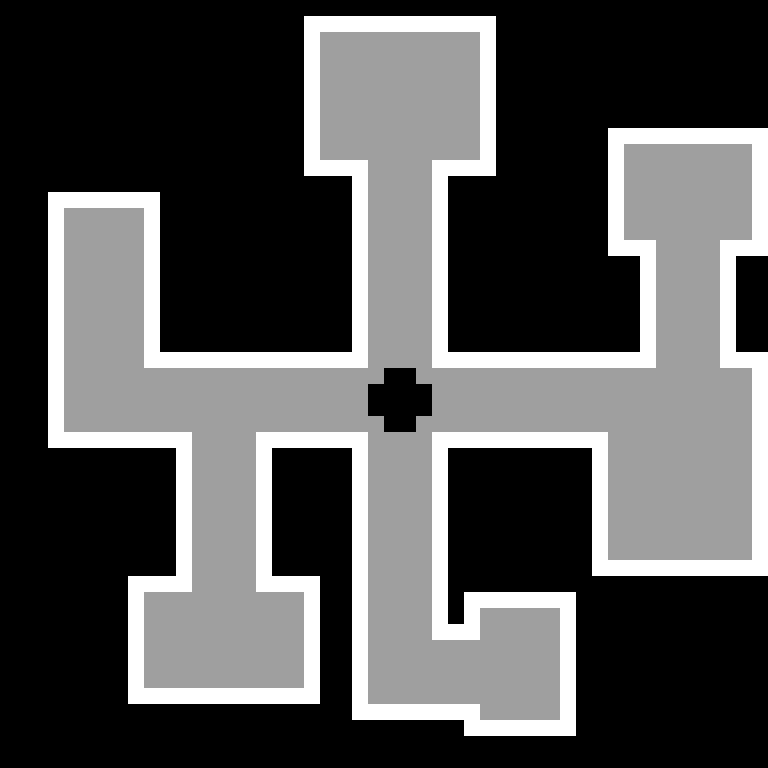

The image is a tile-based game level rendered from a .tmx file. Its description and complete source (layers, tilesets, objects, tile grids) follow:
An orthogonal 48x48 tile map with 16x16 px tiles, 1 tile layer (Ship) and 9 objects (Stargaze, Sleep, Message, Library, Research, ...).

<map version="1.8" tiledversion="1.8.4" orientation="orthogonal" renderorder="right-down" width="48" height="48" tilewidth="16" tileheight="16" infinite="0" nextlayerid="5" nextobjectid="10">
 <editorsettings>
  <export target="Node2Map.json" format="json" />
 </editorsettings>
 <tileset firstgid="1" name="tilesheet" tilewidth="16" tileheight="16" tilecount="4" columns="2">
  <image source="tilesheet.png" width="32" height="32" />
 </tileset>
 <layer id="1" name="Ship" width="48" height="48">
  <data encoding="csv">
0,0,0,0,0,0,0,0,0,0,0,0,0,0,0,0,0,0,0,0,0,0,0,0,0,0,0,0,0,0,0,0,0,0,0,0,0,0,0,0,0,0,0,0,0,0,0,0,
0,0,0,0,0,0,0,0,0,0,0,0,0,0,0,0,0,0,0,1,1,1,1,1,1,1,1,1,1,1,1,0,0,0,0,0,0,0,0,0,0,0,0,0,0,0,0,0,
0,0,0,0,0,0,0,0,0,0,0,0,0,0,0,0,0,0,0,1,2,2,2,2,2,2,2,2,2,2,1,0,0,0,0,0,0,0,0,0,0,0,0,0,0,0,0,0,
0,0,0,0,0,0,0,0,0,0,0,0,0,0,0,0,0,0,0,1,2,2,2,2,2,2,2,2,2,2,1,0,0,0,0,0,0,0,0,0,0,0,0,0,0,0,0,0,
0,0,0,0,0,0,0,0,0,0,0,0,0,0,0,0,0,0,0,1,2,2,2,2,2,2,2,2,2,2,1,0,0,0,0,0,0,0,0,0,0,0,0,0,0,0,0,0,
0,0,0,0,0,0,0,0,0,0,0,0,0,0,0,0,0,0,0,1,2,2,2,2,2,2,2,2,2,2,1,0,0,0,0,0,0,0,0,0,0,0,0,0,0,0,0,0,
0,0,0,0,0,0,0,0,0,0,0,0,0,0,0,0,0,0,0,1,2,2,2,2,2,2,2,2,2,2,1,0,0,0,0,0,0,0,0,0,0,0,0,0,0,0,0,0,
0,0,0,0,0,0,0,0,0,0,0,0,0,0,0,0,0,0,0,1,2,2,2,2,2,2,2,2,2,2,1,0,0,0,0,0,0,0,0,0,0,0,0,0,0,0,0,0,
0,0,0,0,0,0,0,0,0,0,0,0,0,0,0,0,0,0,0,1,2,2,2,2,2,2,2,2,2,2,1,0,0,0,0,0,0,0,1,1,1,1,1,1,1,1,1,1,
0,0,0,0,0,0,0,0,0,0,0,0,0,0,0,0,0,0,0,1,2,2,2,2,2,2,2,2,2,2,1,0,0,0,0,0,0,0,1,2,2,2,2,2,2,2,2,1,
0,0,0,0,0,0,0,0,0,0,0,0,0,0,0,0,0,0,0,1,1,1,1,2,2,2,2,1,1,1,1,0,0,0,0,0,0,0,1,2,2,2,2,2,2,2,2,1,
0,0,0,0,0,0,0,0,0,0,0,0,0,0,0,0,0,0,0,0,0,0,1,2,2,2,2,1,0,0,0,0,0,0,0,0,0,0,1,2,2,2,2,2,2,2,2,1,
0,0,0,1,1,1,1,1,1,1,0,0,0,0,0,0,0,0,0,0,0,0,1,2,2,2,2,1,0,0,0,0,0,0,0,0,0,0,1,2,2,2,2,2,2,2,2,1,
0,0,0,1,2,2,2,2,2,1,0,0,0,0,0,0,0,0,0,0,0,0,1,2,2,2,2,1,0,0,0,0,0,0,0,0,0,0,1,2,2,2,2,2,2,2,2,1,
0,0,0,1,2,2,2,2,2,1,0,0,0,0,0,0,0,0,0,0,0,0,1,2,2,2,2,1,0,0,0,0,0,0,0,0,0,0,1,2,2,2,2,2,2,2,2,1,
0,0,0,1,2,2,2,2,2,1,0,0,0,0,0,0,0,0,0,0,0,0,1,2,2,2,2,1,0,0,0,0,0,0,0,0,0,0,1,1,1,2,2,2,2,1,1,1,
0,0,0,1,2,2,2,2,2,1,0,0,0,0,0,0,0,0,0,0,0,0,1,2,2,2,2,1,0,0,0,0,0,0,0,0,0,0,0,0,1,2,2,2,2,1,0,0,
0,0,0,1,2,2,2,2,2,1,0,0,0,0,0,0,0,0,0,0,0,0,1,2,2,2,2,1,0,0,0,0,0,0,0,0,0,0,0,0,1,2,2,2,2,1,0,0,
0,0,0,1,2,2,2,2,2,1,0,0,0,0,0,0,0,0,0,0,0,0,1,2,2,2,2,1,0,0,0,0,0,0,0,0,0,0,0,0,1,2,2,2,2,1,0,0,
0,0,0,1,2,2,2,2,2,1,0,0,0,0,0,0,0,0,0,0,0,0,1,2,2,2,2,1,0,0,0,0,0,0,0,0,0,0,0,0,1,2,2,2,2,1,0,0,
0,0,0,1,2,2,2,2,2,1,0,0,0,0,0,0,0,0,0,0,0,0,1,2,2,2,2,1,0,0,0,0,0,0,0,0,0,0,0,0,1,2,2,2,2,1,0,0,
0,0,0,1,2,2,2,2,2,1,0,0,0,0,0,0,0,0,0,0,0,0,1,2,2,2,2,1,0,0,0,0,0,0,0,0,0,0,0,0,1,2,2,2,2,1,0,0,
0,0,0,1,2,2,2,2,2,1,1,1,1,1,1,1,1,1,1,1,1,1,1,2,2,2,2,1,1,1,1,1,1,1,1,1,1,1,1,1,1,2,2,2,2,1,1,1,
0,0,0,1,2,2,2,2,2,2,2,2,2,2,2,2,2,2,2,2,2,2,2,2,0,0,2,2,2,2,2,2,2,2,2,2,2,2,2,2,2,2,2,2,2,2,2,1,
0,0,0,1,2,2,2,2,2,2,2,2,2,2,2,2,2,2,2,2,2,2,2,0,0,0,0,2,2,2,2,2,2,2,2,2,2,2,2,2,2,2,2,2,2,2,2,1,
0,0,0,1,2,2,2,2,2,2,2,2,2,2,2,2,2,2,2,2,2,2,2,0,0,0,0,2,2,2,2,2,2,2,2,2,2,2,2,2,2,2,2,2,2,2,2,1,
0,0,0,1,2,2,2,2,2,2,2,2,2,2,2,2,2,2,2,2,2,2,2,2,0,0,2,2,2,2,2,2,2,2,2,2,2,2,2,2,2,2,2,2,2,2,2,1,
0,0,0,1,1,1,1,1,1,1,1,1,2,2,2,2,1,1,1,1,1,1,1,2,2,2,2,1,1,1,1,1,1,1,1,1,1,1,2,2,2,2,2,2,2,2,2,1,
0,0,0,0,0,0,0,0,0,0,0,1,2,2,2,2,1,0,0,0,0,0,1,2,2,2,2,1,0,0,0,0,0,0,0,0,0,1,2,2,2,2,2,2,2,2,2,1,
0,0,0,0,0,0,0,0,0,0,0,1,2,2,2,2,1,0,0,0,0,0,1,2,2,2,2,1,0,0,0,0,0,0,0,0,0,1,2,2,2,2,2,2,2,2,2,1,
0,0,0,0,0,0,0,0,0,0,0,1,2,2,2,2,1,0,0,0,0,0,1,2,2,2,2,1,0,0,0,0,0,0,0,0,0,1,2,2,2,2,2,2,2,2,2,1,
0,0,0,0,0,0,0,0,0,0,0,1,2,2,2,2,1,0,0,0,0,0,1,2,2,2,2,1,0,0,0,0,0,0,0,0,0,1,2,2,2,2,2,2,2,2,2,1,
0,0,0,0,0,0,0,0,0,0,0,1,2,2,2,2,1,0,0,0,0,0,1,2,2,2,2,1,0,0,0,0,0,0,0,0,0,1,2,2,2,2,2,2,2,2,2,1,
0,0,0,0,0,0,0,0,0,0,0,1,2,2,2,2,1,0,0,0,0,0,1,2,2,2,2,1,0,0,0,0,0,0,0,0,0,1,2,2,2,2,2,2,2,2,2,1,
0,0,0,0,0,0,0,0,0,0,0,1,2,2,2,2,1,0,0,0,0,0,1,2,2,2,2,1,0,0,0,0,0,0,0,0,0,1,2,2,2,2,2,2,2,2,2,1,
0,0,0,0,0,0,0,0,0,0,0,1,2,2,2,2,1,0,0,0,0,0,1,2,2,2,2,1,0,0,0,0,0,0,0,0,0,1,1,1,1,1,1,1,1,1,1,1,
0,0,0,0,0,0,0,0,1,1,1,1,2,2,2,2,1,1,1,1,0,0,1,2,2,2,2,1,0,0,0,0,0,0,0,0,0,0,0,0,0,0,0,0,0,0,0,0,
0,0,0,0,0,0,0,0,1,2,2,2,2,2,2,2,2,2,2,1,0,0,1,2,2,2,2,1,0,1,1,1,1,1,1,1,0,0,0,0,0,0,0,0,0,0,0,0,
0,0,0,0,0,0,0,0,1,2,2,2,2,2,2,2,2,2,2,1,0,0,1,2,2,2,2,1,0,1,2,2,2,2,2,1,0,0,0,0,0,0,0,0,0,0,0,0,
0,0,0,0,0,0,0,0,1,2,2,2,2,2,2,2,2,2,2,1,0,0,1,2,2,2,2,1,1,1,2,2,2,2,2,1,0,0,0,0,0,0,0,0,0,0,0,0,
0,0,0,0,0,0,0,0,1,2,2,2,2,2,2,2,2,2,2,1,0,0,1,2,2,2,2,2,2,2,2,2,2,2,2,1,0,0,0,0,0,0,0,0,0,0,0,0,
0,0,0,0,0,0,0,0,1,2,2,2,2,2,2,2,2,2,2,1,0,0,1,2,2,2,2,2,2,2,2,2,2,2,2,1,0,0,0,0,0,0,0,0,0,0,0,0,
0,0,0,0,0,0,0,0,1,2,2,2,2,2,2,2,2,2,2,1,0,0,1,2,2,2,2,2,2,2,2,2,2,2,2,1,0,0,0,0,0,0,0,0,0,0,0,0,
0,0,0,0,0,0,0,0,1,1,1,1,1,1,1,1,1,1,1,1,0,0,1,2,2,2,2,2,2,2,2,2,2,2,2,1,0,0,0,0,0,0,0,0,0,0,0,0,
0,0,0,0,0,0,0,0,0,0,0,0,0,0,0,0,0,0,0,0,0,0,1,1,1,1,1,1,1,1,2,2,2,2,2,1,0,0,0,0,0,0,0,0,0,0,0,0,
0,0,0,0,0,0,0,0,0,0,0,0,0,0,0,0,0,0,0,0,0,0,0,0,0,0,0,0,0,1,1,1,1,1,1,1,0,0,0,0,0,0,0,0,0,0,0,0,
0,0,0,0,0,0,0,0,0,0,0,0,0,0,0,0,0,0,0,0,0,0,0,0,0,0,0,0,0,0,0,0,0,0,0,0,0,0,0,0,0,0,0,0,0,0,0,0,
0,0,0,0,0,0,0,0,0,0,0,0,0,0,0,0,0,0,0,0,0,0,0,0,0,0,0,0,0,0,0,0,0,0,0,0,0,0,0,0,0,0,0,0,0,0,0,0
</data>
 </layer>
 <objectgroup id="3" name="objects">
  <object id="1" name="Stargaze" x="400" y="399.333">
   <point />
  </object>
  <object id="2" name="Sleep" x="352.667" y="80">
   <point />
  </object>
  <object id="3" name="Message" x="448" y="80">
   <point />
  </object>
  <object id="4" name="Library" x="720.667" y="529.333">
   <point />
  </object>
  <object id="5" name="Research" x="688" y="192">
   <point />
  </object>
  <object id="6" name="Airlock" x="102.667" y="240">
   <point />
  </object>
  <object id="7" name="Exercise" x="520.667" y="686">
   <point />
  </object>
  <object id="8" name="Craft-O-Tron" x="223.333" y="640">
   <point />
  </object>
  <object id="9" name="Player Spawn" x="400" y="160">
   <point />
  </object>
 </objectgroup>
</map>
